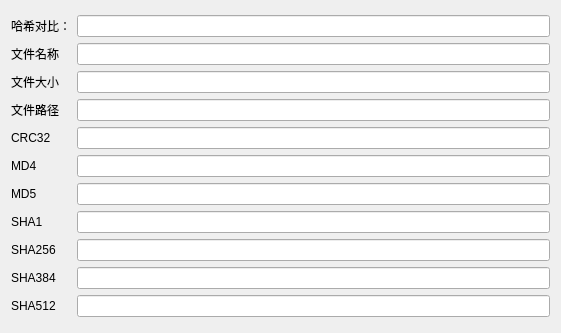
<?xml version="1.0" encoding="UTF-8"?>
<ui version="4.0">
 <class>comp_window</class>
 <widget class="QDialog" name="comp_window">
  <property name="geometry">
   <rect>
    <x>0</x>
    <y>0</y>
    <width>561</width>
    <height>333</height>
   </rect>
  </property>
  <property name="windowTitle">
   <string>Dialog</string>
  </property>
  <property name="modal">
   <bool>true</bool>
  </property>
  <layout class="QGridLayout" name="gridLayout_2">
   <item row="0" column="0">
    <layout class="QGridLayout" name="gridLayout">
     <item row="4" column="1">
      <widget class="QLineEdit" name="lineEdit_CRC32">
       <property name="readOnly">
        <bool>true</bool>
       </property>
      </widget>
     </item>
     <item row="1" column="0">
      <widget class="QLabel" name="label_9">
       <property name="text">
        <string>文件名称</string>
       </property>
      </widget>
     </item>
     <item row="6" column="1">
      <widget class="QLineEdit" name="lineEdit_MD5">
       <property name="readOnly">
        <bool>true</bool>
       </property>
      </widget>
     </item>
     <item row="8" column="1">
      <widget class="QLineEdit" name="lineEdit_SHA256">
       <property name="readOnly">
        <bool>true</bool>
       </property>
      </widget>
     </item>
     <item row="7" column="0">
      <widget class="QLabel" name="label_5">
       <property name="text">
        <string>SHA1</string>
       </property>
      </widget>
     </item>
     <item row="10" column="0">
      <widget class="QLabel" name="label_8">
       <property name="text">
        <string>SHA512</string>
       </property>
      </widget>
     </item>
     <item row="9" column="0">
      <widget class="QLabel" name="label_7">
       <property name="text">
        <string>SHA384</string>
       </property>
      </widget>
     </item>
     <item row="1" column="1">
      <widget class="QLineEdit" name="lineEdit_file_name">
       <property name="readOnly">
        <bool>true</bool>
       </property>
      </widget>
     </item>
     <item row="0" column="1">
      <widget class="QLineEdit" name="lineEdit_need_comp"/>
     </item>
     <item row="9" column="1">
      <widget class="QLineEdit" name="lineEdit_SHA384">
       <property name="readOnly">
        <bool>true</bool>
       </property>
      </widget>
     </item>
     <item row="6" column="0">
      <widget class="QLabel" name="label_4">
       <property name="text">
        <string>MD5</string>
       </property>
      </widget>
     </item>
     <item row="8" column="0">
      <widget class="QLabel" name="label_6">
       <property name="text">
        <string>SHA256</string>
       </property>
      </widget>
     </item>
     <item row="2" column="0">
      <widget class="QLabel" name="label_10">
       <property name="text">
        <string>文件大小</string>
       </property>
      </widget>
     </item>
     <item row="5" column="1">
      <widget class="QLineEdit" name="lineEdit_MD4">
       <property name="readOnly">
        <bool>true</bool>
       </property>
      </widget>
     </item>
     <item row="7" column="1">
      <widget class="QLineEdit" name="lineEdit_SHA1">
       <property name="readOnly">
        <bool>true</bool>
       </property>
      </widget>
     </item>
     <item row="5" column="0">
      <widget class="QLabel" name="label_3">
       <property name="text">
        <string>MD4</string>
       </property>
      </widget>
     </item>
     <item row="10" column="1">
      <widget class="QLineEdit" name="lineEdit_SHA512">
       <property name="readOnly">
        <bool>true</bool>
       </property>
      </widget>
     </item>
     <item row="4" column="0">
      <widget class="QLabel" name="label_2">
       <property name="text">
        <string>CRC32</string>
       </property>
      </widget>
     </item>
     <item row="0" column="0">
      <widget class="QLabel" name="label">
       <property name="text">
        <string>哈希对比：</string>
       </property>
      </widget>
     </item>
     <item row="3" column="0">
      <widget class="QLabel" name="label_11">
       <property name="text">
        <string>文件路径</string>
       </property>
      </widget>
     </item>
     <item row="2" column="1">
      <widget class="QLineEdit" name="lineEdit_file_size">
       <property name="readOnly">
        <bool>true</bool>
       </property>
      </widget>
     </item>
     <item row="3" column="1">
      <widget class="QLineEdit" name="lineEdit_file_path">
       <property name="readOnly">
        <bool>true</bool>
       </property>
      </widget>
     </item>
    </layout>
   </item>
  </layout>
 </widget>
 <resources/>
 <connections/>
</ui>
